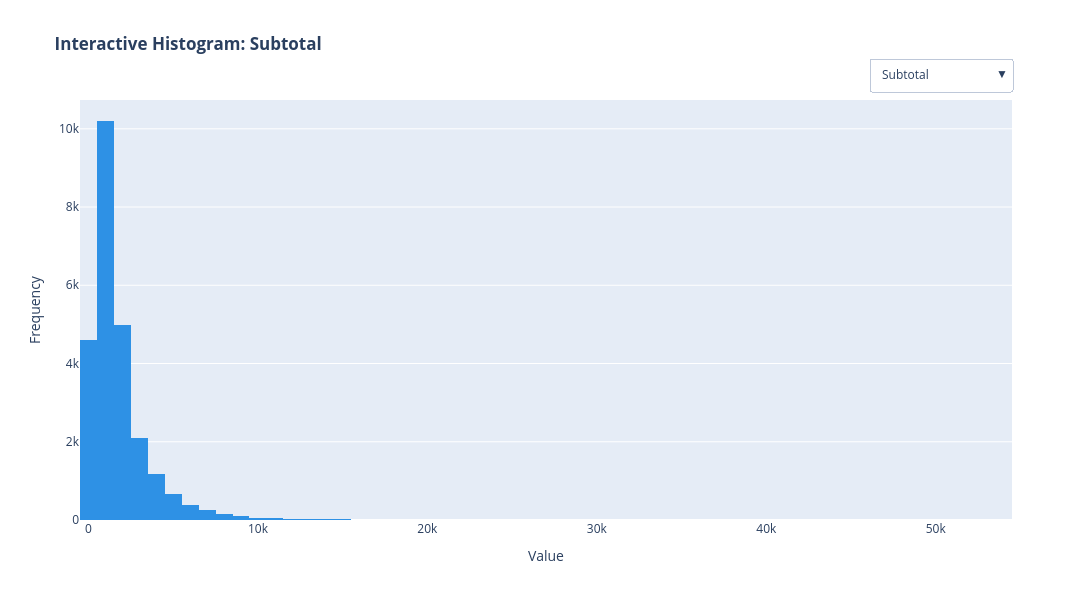

Notebook code cell kept with this figure:
### Code cell
colors = pc.qualitative.Dark24[:len(numerical_columns)] 

fig = go.Figure()

for i, (column, color) in enumerate(zip(numerical_columns, colors)):
    fig.add_trace(
        go.Histogram(
            x=df[column], 
            name=column, 
            nbinsx=100, 
            opacity=1,
            marker_color=color,  
            visible=True if i == 0 else False  
        )
    )

dropdown_buttons = [
    {
        "label": column,
        "method": "update",
        "args": [
            {"visible": [i == j for j in range(len(numerical_columns))]},  
            {"title": f"<b>Interactive Histogram: {column}</b>"}
        ]
    }
    for i, column in enumerate(numerical_columns)
]

fig.update_layout(
    title=f"<b>Interactive Histogram: {numerical_columns[0]}</b>",
    xaxis_title="Value",
    yaxis_title="Frequency",
    updatemenus=[{
        "buttons": dropdown_buttons,
        "direction": "down",
        "showactive": True,
        "x": 1,
        "y": 1.10
    }],
    height=600,
    width=1280,
    barmode='overlay'
)

fig.show()

### Figure 1 — Plotly figure (JSON) as saved in the notebook; plotly's stock layout.template omitted (floating-point values rounded to 4 significant figures; data arrays with more than 128 entries replaced by an {"elided": "..."} marker saying what was removed)
{"data": [{"marker": {"color": "#2E91E5"}, "name": "Subtotal", "nbinsx": 100, "opacity": 1, "type": "histogram", "visible": true, "x": {"elided": "24894 float values"}}, {"marker": {"color": "#E15F99"}, "name": "Shipping", "nbinsx": 100, "opacity": 1, "type": "histogram", "visible": false, "x": {"elided": "24894 float values"}}, {"marker": {"color": "#1CA71C"}, "name": "Total", "nbinsx": 100, "opacity": 1, "type": "histogram", "visible": false, "x": {"elided": "24894 float values"}}, {"marker": {"color": "#FB0D0D"}, "name": "Discount Amount", "nbinsx": 100, "opacity": 1, "type": "histogram", "visible": false, "x": {"elided": "24894 float values"}}, {"marker": {"color": "#DA16FF"}, "name": "Refunded Amount", "nbinsx": 100, "opacity": 1, "type": "histogram", "visible": false, "x": {"elided": "24894 float values"}}, {"marker": {"color": "#222A2A"}, "name": "item_count", "nbinsx": 100, "opacity": 1, "type": "histogram", "visible": false, "x": {"elided": "24894 int values"}}], "layout": {"barmode": "overlay", "height": 600, "title": {"text": "<b>Interactive Histogram: Subtotal</b>"}, "updatemenus": [{"buttons": [{"args": [{"visible": [true, false, false, false, false, false]}, {"title": "<b>Interactive Histogram: Subtotal</b>"}], "label": "Subtotal", "method": "update"}, {"args": [{"visible": [false, true, false, false, false, false]}, {"title": "<b>Interactive Histogram: Shipping</b>"}], "label": "Shipping", "method": "update"}, {"args": [{"visible": [false, false, true, false, false, false]}, {"title": "<b>Interactive Histogram: Total</b>"}], "label": "Total", "method": "update"}, {"args": [{"visible": [false, false, false, true, false, false]}, {"title": "<b>Interactive Histogram: Discount Amount</b>"}], "label": "Discount Amount", "method": "update"}, {"args": [{"visible": [false, false, false, false, true, false]}, {"title": "<b>Interactive Histogram: Refunded Amount</b>"}], "label": "Refunded Amount", "method": "update"}, {"args": [{"visible": [false, false, false, false, false, true]}, {"title": "<b>Interactive Histogram: item_count</b>"}], "label": "item_count", "method": "update"}], "direction": "down", "showactive": true, "x": 1, "y": 1.1}], "width": 1280, "xaxis": {"title": {"text": "Value"}}, "yaxis": {"title": {"text": "Frequency"}}}}
